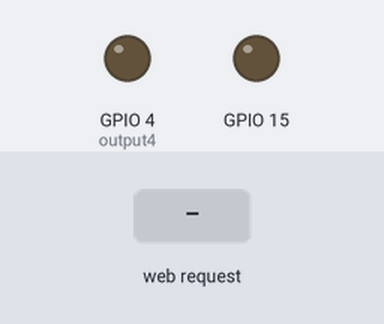
This sketch was run on a simulated ESP8266 (NodeMCU). Parts: output pins drawn as LEDs (lit = HIGH). Inputs (shaded band) come from the test bench. WiFi joins after 1.5 s; servers stay silent unless stated; what the sketch prints to the serial monitor is not drawn.

Above: at 2.7 s.
2.8 s: HTTP request GET /4/on received
At 3.6 s:
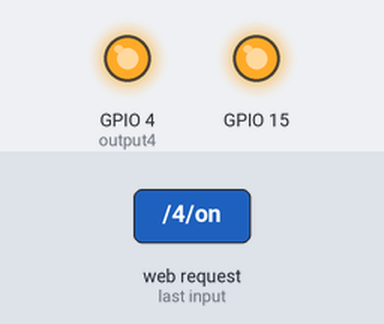
4.3 s: HTTP request GET /4/off received
At 4.7 s:
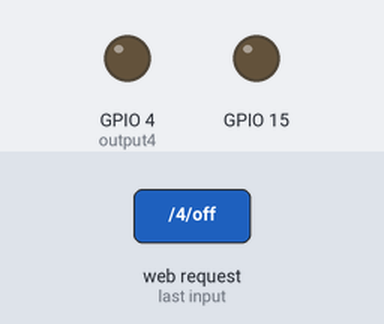
Timing chart, 0 to 7.3 s (numbered marks = the images above; inputs shaded):
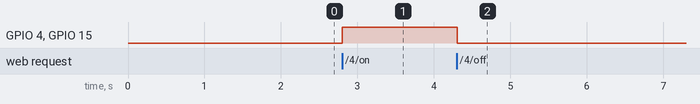

Measured:
- after the input at 2.8 s, GPIO 4 (output4), GPIO 15: LOW → HIGH at once
- after the input at 4.3 s, GPIO 4 (output4), GPIO 15: HIGH → LOW at once

The sketch:

localcode.ino
```cpp
#include <ESP8266WiFi.h>

// Replace with your network credentials
const char* ssid     = "GSP";
const char* password = "NoNeedPassWorD1";

// Set web server port number to 80
WiFiServer server(80);

// Variable to store the HTTP request
String header;

// Auxiliar variables to store the current output state
String output4State = "off";

// Assign output variables to GPIO pins
const int output4 = 4;

// Current time
unsigned long currentTime = millis();
// Previous time
unsigned long previousTime = 0;
// Define timeout time in milliseconds (example: 2000ms = 2s)
const long timeoutTime = 2000;

void setup() {
  Serial.begin(115200);
  // Initialize the output variables as outputs
  pinMode(output4, OUTPUT);
  pinMode(15, OUTPUT);
  // Set outputs to LOW
  digitalWrite(output4, LOW);
  digitalWrite(15, LOW);
  // Connect to Wi-Fi network with SSID and password
  Serial.print("Connecting to ");
  Serial.println(ssid);
  WiFi.begin(ssid, password);
  while (WiFi.status() != WL_CONNECTED) {
    delay(500);
    Serial.print(".");
  }
  // Print local IP address and start web server
  Serial.println("");
  Serial.println("WiFi connected.");
  Serial.println("IP address: ");
  Serial.println(WiFi.localIP());
  server.begin();
}

void loop(){
  WiFiClient client = server.available();   // Listen for incoming clients

  if (client) {                             // If a new client connects,
    Serial.println("New Client.");          // print a message out in the serial port
    String currentLine = "";                // make a String to hold incoming data from the client
    currentTime = millis();
    previousTime = currentTime;
    while (client.connected() && currentTime - previousTime <= timeoutTime) { // loop while the client's connected
      currentTime = millis();
      if (client.available()) {             // if there's bytes to read from the client,
        char c = client.read();             // read a byte, then
        Serial.write(c);                    // print it out the serial monitor
        header += c;
        if (c == '\n') {                    // if the byte is a newline character
          // if the current line is blank, you got two newline characters in a row.
          // that's the end of the client HTTP request, so send a response:
          if (currentLine.length() == 0) {
            // HTTP headers always start with a response code (e.g. HTTP/1.1 200 OK)
            // and a content-type so the client knows what's coming, then a blank line:
            client.println("HTTP/1.1 200 OK");
            client.println("Content-type:text/html");
            client.println("Connection: close");
            client.println();

            // turns the GPIOs on and off
            if (header.indexOf("GET /4/on") >= 0) {
              Serial.println("GPIO 4 on");
              output4State = "on";
              digitalWrite(output4, HIGH);
              digitalWrite(15, HIGH);
            } else if (header.indexOf("GET /4/off") >= 0) {
              Serial.println("GPIO 4 off");
              output4State = "off";
              digitalWrite(output4, LOW);
              digitalWrite(15, LOW);
            }

            // Display the HTML web page
            client.println("<!DOCTYPE html><html>");
            client.println("<head><meta name=\"viewport\" content=\"width=device-width, initial-scale=1\">");
            client.println("<link rel=\"icon\" href=\"data:,\">");
            // CSS to style the on/off buttons
            // Feel free to change the background-color and font-size attributes to fit your preferences
            client.println("<style>html { font-family: Helvetica; display: inline-block; margin: 0px auto; text-align: center;}");
            client.println(".button { background-color: #195B6A; border: none; color: white; padding: 16px 40px;");
            client.println("text-decoration: none; font-size: 30px; margin: 2px; cursor: pointer; border-radius: 20px;}");
            client.println(".button2 {background-color: #77878A;}</style></head>");

            // Web Page Heading
            client.println("<body><h1>Gin ESP8266 Web Server</h1>");

            // Display current state, and ON/OFF buttons for GPIO 4
            client.println("<p>GPIO 4 - State " + output4State + "</p>");
            // If the output4State is off, it displays the ON button
            if (output4State=="off") {
              client.println("<p><a href=\"/4/on\"><button class=\"button\">ON</button></a></p>");
            } else {
              client.println("<p><a href=\"/4/off\"><button class=\"button button2\">OFF</button></a></p>");
            }
            client.println("</body></html>");

            // The HTTP response ends with another blank line
            client.println();
            // Break out of the while loop
            break;
          } else { // if you got a newline, then clear currentLine
            currentLine = "";
          }
        } else if (c != '\r') {  // if you got anything else but a carriage return character,
          currentLine += c;      // add it to the end of the currentLine
        }
      }
    }
    // Clear the header variable
    header = "";
    // Close the connection
    client.stop();
    Serial.println("Client disconnected.");
    Serial.println("");
  }
}
```
